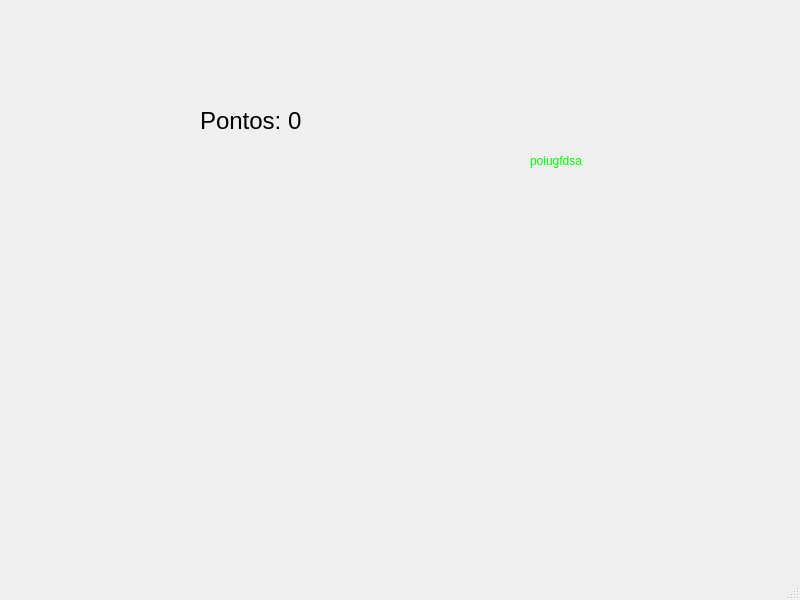
<?xml version="1.0" encoding="UTF-8"?>
<ui version="4.0">
 <class>MainWindow</class>
 <widget class="QMainWindow" name="MainWindow">
  <property name="geometry">
   <rect>
    <x>0</x>
    <y>0</y>
    <width>800</width>
    <height>600</height>
   </rect>
  </property>
  <property name="windowTitle">
   <string>MainWindow</string>
  </property>
  <property name="iconSize">
   <size>
    <width>40</width>
    <height>40</height>
   </size>
  </property>
  <property name="tabShape">
   <enum>QTabWidget::Rounded</enum>
  </property>
  <widget class="QWidget" name="centralwidget">
   <widget class="QPushButton" name="pushButton">
    <property name="geometry">
     <rect>
      <x>150</x>
      <y>150</y>
      <width>221</width>
      <height>221</height>
     </rect>
    </property>
    <property name="styleSheet">
     <string notr="true">border-radius:0px</string>
    </property>
    <property name="text">
     <string/>
    </property>
    <property name="icon">
     <iconset>
      <normaloff>terra.png</normaloff>terra.png</iconset>
    </property>
    <property name="iconSize">
     <size>
      <width>200</width>
      <height>200</height>
     </size>
    </property>
    <property name="shortcut">
     <string/>
    </property>
    <property name="checkable">
     <bool>false</bool>
    </property>
    <property name="autoRepeat">
     <bool>false</bool>
    </property>
   </widget>
   <widget class="QLabel" name="label">
    <property name="geometry">
     <rect>
      <x>0</x>
      <y>0</y>
      <width>801</width>
      <height>561</height>
     </rect>
    </property>
    <property name="text">
     <string/>
    </property>
    <property name="pixmap">
     <pixmap>espaço.jpg</pixmap>
    </property>
    <property name="scaledContents">
     <bool>true</bool>
    </property>
   </widget>
   <widget class="QLabel" name="label_2">
    <property name="geometry">
     <rect>
      <x>200</x>
      <y>90</y>
      <width>201</width>
      <height>61</height>
     </rect>
    </property>
    <property name="font">
     <font>
      <pointsize>18</pointsize>
     </font>
    </property>
    <property name="styleSheet">
     <string notr="true">color: qconicalgradient(cx:0.5, cy:0.5, angle:0, stop:0 rgba(35, 40, 3, 255), stop:0.16 rgba(136, 106, 22, 255), stop:0.225 rgba(166, 140, 41, 255), stop:0.285 rgba(204, 181, 74, 255), stop:0.345 rgba(235, 219, 102, 255), stop:0.415 rgba(245, 236, 112, 255), stop:0.52 rgba(209, 190, 76, 255), stop:0.57 rgba(187, 156, 51, 255), stop:0.635 rgba(168, 142, 42, 255), stop:0.695 rgba(202, 174, 68, 255), stop:0.75 rgba(218, 202, 86, 255), stop:0.815 rgba(208, 187, 73, 255), stop:0.88 rgba(187, 156, 51, 255), stop:0.935 rgba(137, 108, 26, 255), stop:1 rgba(35, 40, 3, 255));</string>
    </property>
    <property name="text">
     <string>Pontos: 0</string>
    </property>
   </widget>
   <widget class="QLabel" name="label_3">
    <property name="geometry">
     <rect>
      <x>530</x>
      <y>110</y>
      <width>221</width>
      <height>101</height>
     </rect>
    </property>
    <property name="styleSheet">
     <string notr="true">color: rgb(0, 255, 0);</string>
    </property>
    <property name="text">
     <string>poiugfdsa</string>
    </property>
   </widget>
   <zorder>label</zorder>
   <zorder>pushButton</zorder>
   <zorder>label_2</zorder>
   <zorder>label_3</zorder>
  </widget>
  <widget class="QMenuBar" name="menubar">
   <property name="geometry">
    <rect>
     <x>0</x>
     <y>0</y>
     <width>800</width>
     <height>26</height>
    </rect>
   </property>
  </widget>
  <widget class="QStatusBar" name="statusbar"/>
 </widget>
 <resources/>
 <connections/>
</ui>
